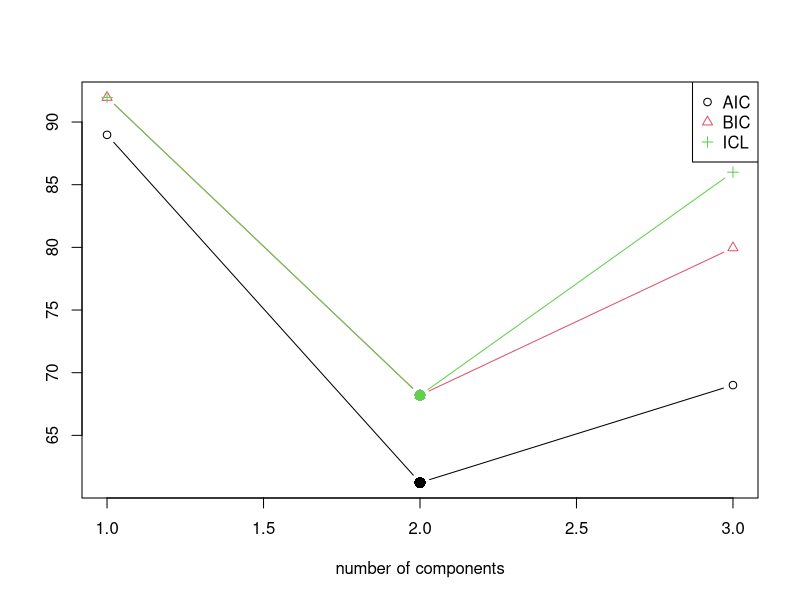

This chart was generated by the following R code: (Note: this script raises an error after producing the figure.)
library(flexmix)

m <- as.matrix(rbind(
  c(0,0,1),
  c(1,1,0),
  c(1,1,0),
  c(1,1,0),
  c(1,1,0),
  c(1,1,0),
  c(1,1,0),
  c(1,1,0),
  c(1,1,0),
  c(0,0,1),
  c(0,0,1),
  c(0,0,1),
  c(0,0,1),
  c(0,0,1),
  c(0,0,1),
  c(0,0,1),
  c(1,0,1),
  c(1,1,0),
  c(0,0,0),
  c(0,1,0)
))

colnames(m) <- c("swimming","hiking","museum")
 


bernoulliMixture <- stepFlexmix(m~1, k=1:3, model = FLXMCmvbinary(), nrep=5, verbose=FALSE)
bernoulliMixture
best.Bernoulli <- getModel(bernoulliMixture)
plot(bernoulliMixture)
vac.m5 <- getModel(bernoulliMixture, "2")
propBarchart(m, clusters(vac.m5), alpha = 1, strip.prefix = "Segment ")
p <- round(parameters(best.Bernoulli),2)
p
